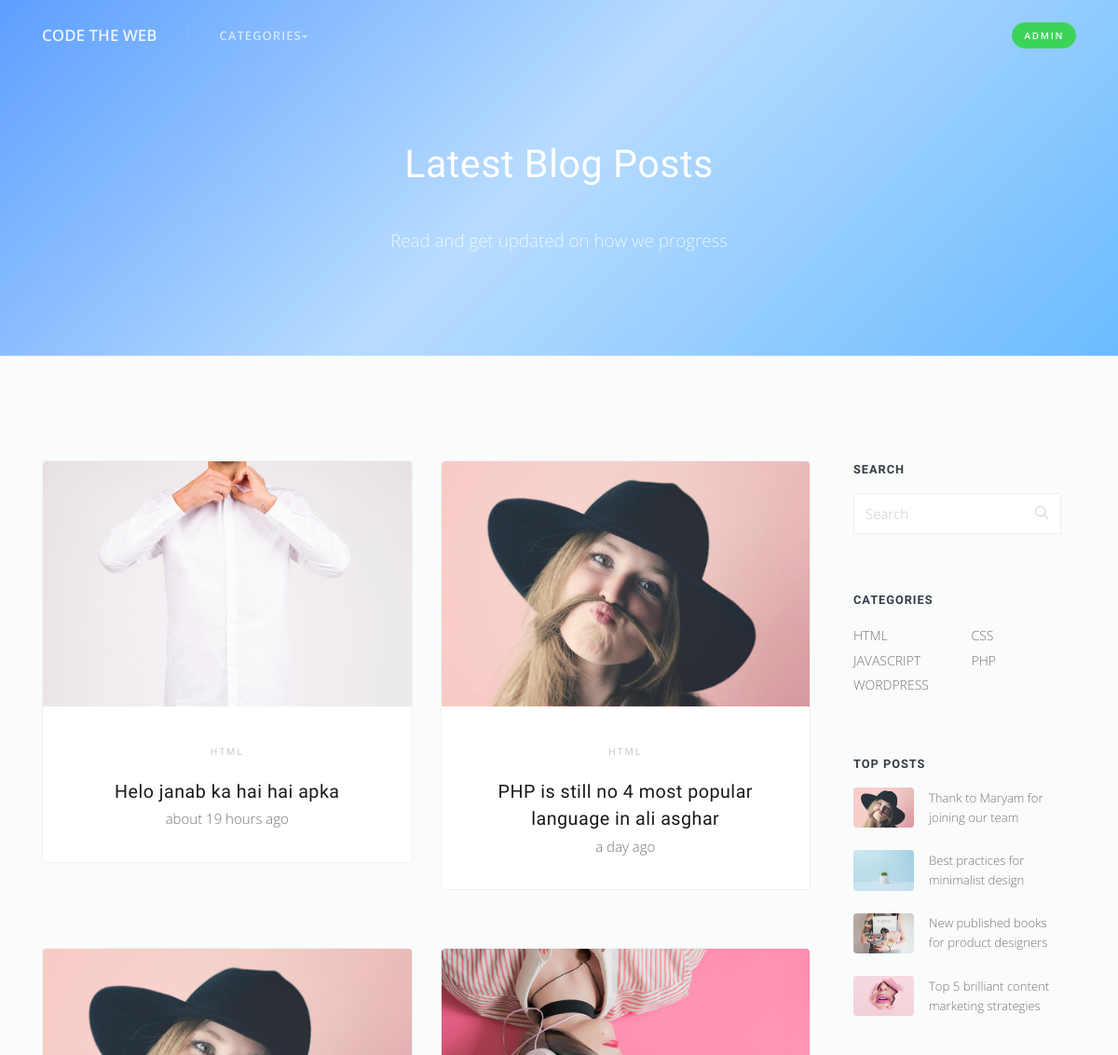
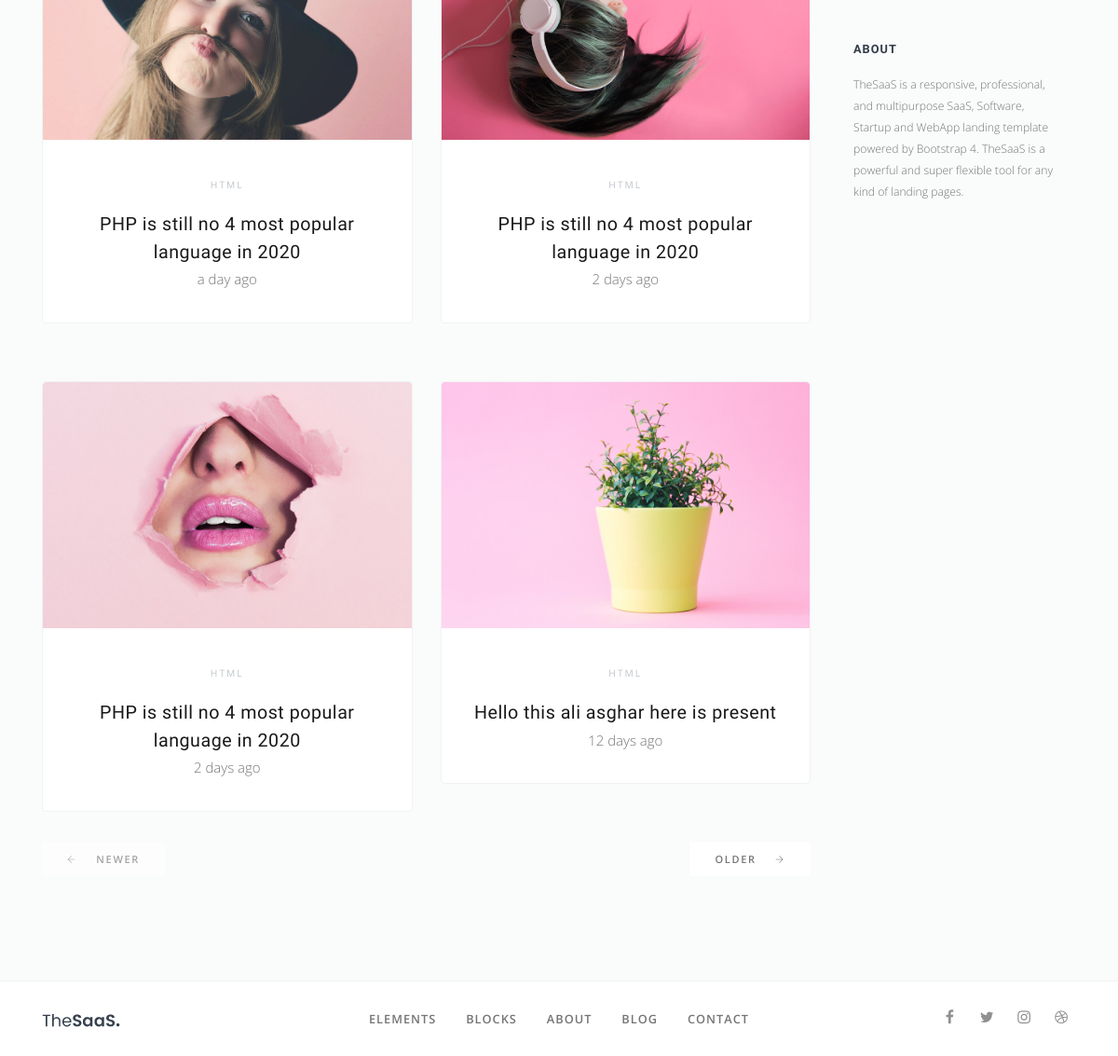
Screenshot of /category.php?category=12 with the database file from the repository (2 pictures, top to bottom).
### tables this page shows
CREATE TABLE `posts` (
  `post_id` int(11) NOT NULL,
  `category_id` int(11) NOT NULL,
  `post_title` varchar(255) NOT NULL,
  `post_author` varchar(255) NOT NULL,
  `post_date` date NOT NULL,
  `post_image` varchar(255) NOT NULL,
  `post_content` text NOT NULL,
  `post_tags` text NOT NULL,
  `post_comment_count` int(11) NOT NULL,
  `post_status` varchar(255) NOT NULL DEFAULT 'draft',
  `post_time` timestamp NOT NULL DEFAULT current_timestamp()
);

CREATE TABLE `categories` (
  `cat_id` int(11) NOT NULL,
  `cat_name` varchar(255) NOT NULL
);

### config/db.php (called while the page is built, shortened)
<?php
$con = mysqli_connect(DB_HOST, DB_USER, DB_PASS, DB_NAME);
  function query($query)
  {
      global $con;
      return mysqli_query($con, $query);
  }
  function row_count($result)
  {
      return  mysqli_num_rows($result);
  }
  function fetch_array($result)
  {
      return mysqli_fetch_array($result);
  }
?>

### category.php (the view, shortened to what this page needs)
<?php require_once 'includes/header.php' ?>
  <main class="main-content">
    <div class="section bg-gray">
      <div class="container">
        <div class="row">
          <div class="col-md-8 col-xl-9">
            <div class="row gap-y">
            <?php
        if (isset($_GET['seacrh-button'])) {
            $Search = escape($_GET['search']);
            $showPost = "SELECT * FROM posts
          WHERE post_tags LIKE '%$Search%' OR post_title LIKE '%$Search%'";
        } elseif($_GET['category']) {
          $cat_id = $_GET['category'];
            $showPost = " SELECT * FROM posts WHERE category_id = '$cat_id' ORDER By post_id DESC  ";
        }
          $executeShowPost = query($showPost);
          if (row_count($executeShowPost) > 0) {
              while ($row = fetch_array($executeShowPost)) {
                $post_cat_id  = $row['category_id'];
                  ?>
              <div class="col-md-6">
                <div class="card border hover-shadow-6 mb-6 d-block">
                  <a href="show-post.php?p_id=<?php echo $row['post_id']; ?>"><img class="card-img-top" src="assets/img/thumb/<?php echo $row['post_image']; ?>" alt="Card image cap"></a>
                  <div class="p-6 text-center">
                    <?php
                      $find_cat_name = " SELECT * FROM categories WHERE cat_id = '$post_cat_id' ";
                      $execute_cat_name = query($find_cat_name);
                      $row2 = fetch_array($execute_cat_name);
                      $cat_name = $row2['cat_name'];
                      ?>
                    <p><a class="small-5 text-lighter text-uppercase ls-2 fw-400" href="#"><?php echo $cat_name; ?></a></p>
                    <h5 class="mb-0"><a class="text-dark" href="show-post.php?p_id=<?php echo $row['post_id']; ?>"><?php echo $row['post_title']; ?></a></h5>
                    <time class="timeago float " datetime="<?php echo $row['post_time']; ?>"></time>
                  </div>
                </div>
              </div>
          <?php
              }
          } else {
            echo '<h1 class = "text-danger" > No Result found </h1>';
          } ?>
            </div>
            <?php if (!isset($_GET['seacrh-button'])):?>
              <nav class="flexbox mt-30">
              <a class="btn btn-white disabled"><i class="ti-arrow-left fs-9 mr-4"></i> Newer</a>
              <a class="btn btn-white" href="#">Older <i class="ti-arrow-right fs-9 ml-4"></i></a>
            </nav>
            <?php endif; ?>
          </div>
         <?php include 'includes/sidebar.php' ?>
        </div>
      </div>
    </div>
  </main>
  <footer class="footer">
    <div class="container">
      <div class="row gap-y align-items-center">
        <div class="col-6 col-lg-3">
          <a href="../index.html"><img src="assets/img/logo-dark.png" alt="logo"></a>
        </div>
        <div class="col-6 col-lg-3 text-right order-lg-last">
          <div class="social">
            <a class="social-facebook" href="https://www.facebook.com/thethemeio"><i class="fa fa-facebook"></i></a>
            <a class="social-twitter" href="https://twitter.com/thethemeio"><i class="fa fa-twitter"></i></a>
            <a class="social-instagram" href="https://www.instagram.com/thethemeio/"><i class="fa fa-instagram"></i></a>
            <a class="social-dribbble" href="https://dribbble.com/thethemeio"><i class="fa fa-dribbble"></i></a>
          </div>
        </div>
        <div class="col-lg-6">
          <div class="nav nav-bold nav-uppercase nav-trim justify-content-lg-center">
            <a class="nav-link" href="../uikit/index.html">Elements</a>
            <a class="nav-link" href="../block/index.html">Blocks</a>
            <a class="nav-link" href="../page/about-1.html">About</a>
            <a class="nav-link" href="../blog/grid.html">Blog</a>
            <a class="nav-link" href="../page/contact-1.html">Contact</a>
          </div>
        </div>
      </div>
    </div>
  </footer>
</body>
</html>

### includes/header.php (shortened to what this page needs)
<!DOCTYPE html>
<html lang="en">
  <head>
    <link href="assets/css/page.min.css" rel="stylesheet">
    <link href="assets/css/style.css" rel="stylesheet">
  </head>
  <body>
    <nav class="navbar navbar-expand-lg navbar-light navbar-stick-dark" data-navbar="sticky">
      <div class="container">
        <div class="navbar-left">
          <a class="navbar-brand text-white  font-weight-bold " href="index.php">
           CODE THE WEB
          </a>
        </div>
        <section class="navbar-mobile">
          <ul class="nav nav-navbar">
            <li class="nav-item">
              <a class="nav-link" href="#">Categories<span class="arrow"></span></a>
            </li>
          </ul>
        </section>
        <a class="btn btn-xs btn-round btn-success" href="login1.php">Admin</a>
      </div>
    </nav>
    <header class="header text-center text-white" style="background-image: linear-gradient(-225deg, #5D9FFF 0%, #B8DCFF 48%, #6BBBFF 100%);">
      <div class="container">
        <div class="row">
          <div class="col-md-8 mx-auto">
            <h1>Latest Blog Posts</h1>
            <p class="lead-2 opacity-90 mt-6">Read and get updated on how we progress</p>
          </div>
        </div>
      </div>
    </header>

### includes/sidebar.php (shortened to what this page needs)
<div class="col-md-4 col-xl-3">
              <div class="sidebar px-4 py-md-0">
                <h6 class="sidebar-title">Search</h6>
                <form class="input-group" action="index.php" method="GET">
                  <input type="text" class="form-control" name="search" placeholder="Search">
                  <div class="input-group-addon">
                    <button  class="input-group-text"><i class="ti-search"></i></button>
                  </div>
                </form>
                <h6 class="sidebar-title">Categories</h6>
                <div class="row link-color-default fs-14 lh-24">
                <?php
                  $sql = " SELECT * FROM categories ";
                  $result = query($sql);
                  while ($row = fetch_array($result)) {
                    $catName = $row['cat_name'];
                ?>
                  <div class="col-6"><a href="#"><?php echo $catName; ?></a></div>
                  <?php } ?>
                </div>
                <h6 class="sidebar-title">Top posts</h6>
                <a class="media text-default align-items-center mb-5" href="blog-single.html">
                  <img class="rounded w-65px mr-4" src="assets/img/thumb/4.jpg">
                  <p class="media-body small-2 lh-4 mb-0">Thank to Maryam for joining our team</p>
                </a>
                <a class="media text-default align-items-center mb-5" href="blog-single.html">
                  <img class="rounded w-65px mr-4" src="assets/img/thumb/3.jpg">
                  <p class="media-body small-2 lh-4 mb-0">Best practices for minimalist design</p>
                </a>
                <a class="media text-default align-items-center mb-5" href="blog-single.html">
                  <img class="rounded w-65px mr-4" src="assets/img/thumb/5.jpg">
                  <p class="media-body small-2 lh-4 mb-0">New published books for product designers</p>
                </a>
                <a class="media text-default align-items-center mb-5" href="blog-single.html">
                  <img class="rounded w-65px mr-4" src="assets/img/thumb/2.jpg">
                  <p class="media-body small-2 lh-4 mb-0">Top 5 brilliant content marketing strategies</p>
                </a>
                <h6 class="sidebar-title">About</h6>
                <p class="small-3">TheSaaS is a responsive, professional, and multipurpose SaaS, Software, Startup and WebApp landing template powered by Bootstrap 4. TheSaaS is a powerful and super flexible tool for any kind of landing pages.</p>
              </div>
            </div>

### rows the page displays
posts: post_image (picture), category.cat_name "HTML", post_title "Helo janab ka hai hai apka"
posts: post_image (picture), category.cat_name "HTML", post_title "PHP is still no 4 most popular language in ali asghar"
posts: post_image (picture), category.cat_name "HTML", post_title "PHP is still no 4 most popular language in 2020"
posts: post_image (picture), category.cat_name "HTML", post_title "PHP is still no 4 most popular language in 2020"
posts: post_image (picture), category.cat_name "HTML", post_title "PHP is still no 4 most popular language in 2020"
posts: post_image (picture), category.cat_name "HTML", post_title "Hello this ali asghar here is present"
categories: cat_name "HTML"
categories: cat_name "CSS"
categories: cat_name "JAVASCRIPT"
categories: cat_name "PHP"
categories: cat_name "WORDPRESS"
